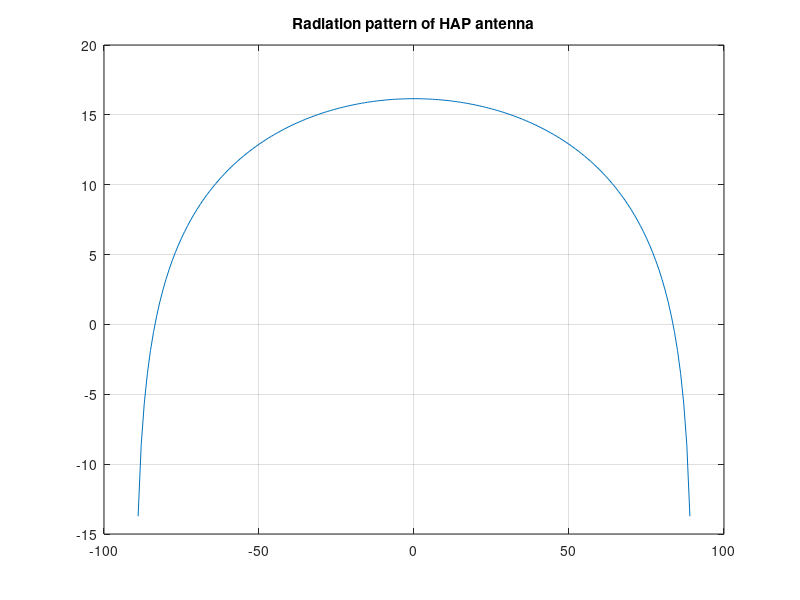
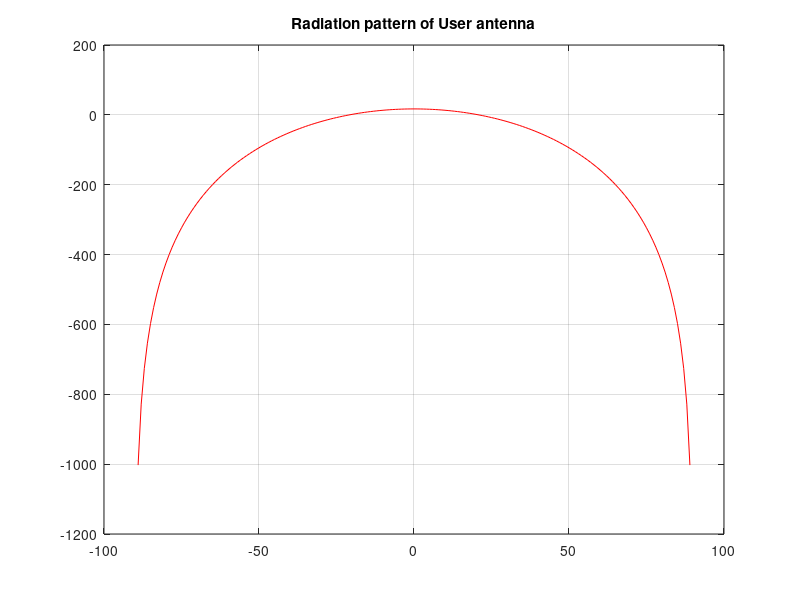
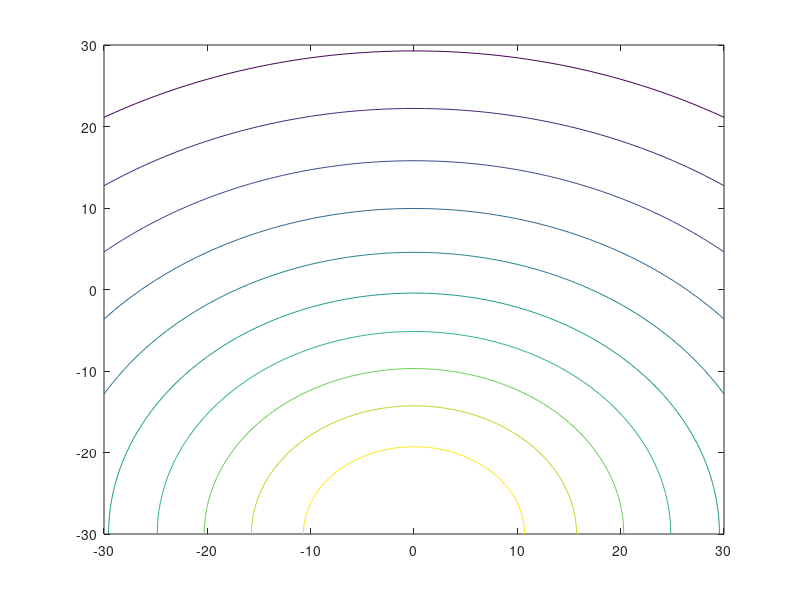

Here is the MATLAB script that generated these plots, in order:
clc;
close all;
clear all;
R=30;
H=20;
ele=60;                                             % Atak vary korae kicu plot neya jete pare
%g=R-H*cotd(ele);
g=30;
theta_sub = atand((R+g)/H)+ atand((R-g)/H);
theta_0= (theta_sub/2)-(90-ele);
%x0= sqrt(x.^2+y.^2).*cosd(atand(y/x)-theta_0);
%y0= sqrt(x.^2+y.^2).*sind(atand(y/x)-theta_0);
%x_a= (x0-H*tand(theta_0)).*cosd(theta_0);
%theta_a=atand(realsqrt(x_a.^2)/(H*cosd(theta_0)+x0.*sind(theta_0)));
%theta=-90:1:90;
n_H=1.7;                                            %%Atak vary korae amra amader cell edge ar sathe 3db/10db point k adjust korte parbo
                                                    %%Akhane n=1.7 a -3db adjusted
a_H=1/n_H;
effi=0.8;
theta_3db=2*acosd(0.5^a_H);
D_max=(32*log10(2))/(2*theta_3db^2);
x1=theta_sub/2-90;                                  % Ata use kora hoica -90 to +90 range a neyar jonno
x2=theta_sub/2+90;                                  % Ata use kora hoica -90 to +90 range a neyar jonno
x= x1:x2;
%x= 0:theta_sub;
deviation=theta_sub/2-x;                            % Angles away from the boresight
D=D_max*effi*cosd(deviation).^n_H;                         % Gain at the angles away
D_db=50+10*log10(D);                                   % 
figure (1);
plot(deviation,D_db);
title('Radiation pattern of HAP antenna');
hold on;
grid on;

%%  User antenna ratiation pattern

theta=-90:1:90;
n_U=58;
D_bore=18;
D_U=effi*cosd(theta).^n_U;
D_U_db= D_bore+10*log10(D_U);
figure (2);
plot(theta,D_U_db,'r');
title('Radiation pattern of User antenna');
hold on;
grid on;

%% Carrier to Noise ration

x0=-30:30;
y0=-30:30;
f=3.5;
c=.3;
P_H=40;                                             % Tx power
NF=-100.5;                                          % Noise power
CINR=zeros(size(x0));
m1=size(x0);
n1=size(y0);
for m=1:m1(2)
    for n=1:n1(2)
        x1=x0(m)+floor(g);
        y1=y0(n);
        y=realsqrt(x1^2+y1^2);                                
        theta_user=atand(y/H);                              
        deviation_user=theta_sub/2-theta_user;              
        A_H=D_max*effi*cosd(deviation_user).^n_H;
        A_H_db=60+10*log(A_H);                                 % HAP antenna gain
        A_U=effi*cosd(theta_user).^n_U;
        A_U_db=60+D_bore+10*log10(A_U);                        % User antenna gain
        lamda=c/f;
        d=realsqrt(H^2+x1^2+y1^2);                          % Distance from the user
        FSL= (4*pi*d*1000/lamda)^2;
        FSL_db=10*log10(FSL);                             % Free space loss
        C=P_H+A_H_db+A_U_db-FSL_db;                               % Carrier
        CINR(m,n)=C-NF;
    end
end
figure (3);
contour(x0,y0,CINR);
